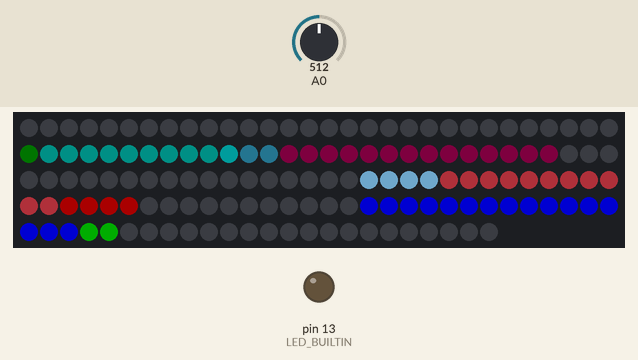
Simulated run of this sketch. Board: Arduino Uno, built with avr-gcc and run on an emulated ATmega328P. On the bench: 144 RGB LEDs in strip order, left to right, continuing on the next row, output pins drawn as LEDs (lit = HIGH). The inputs (shaded band) are chosen by the test bench; at power-on: A0 = 512. Dim RGB values are drawn brighter than linear; random numbers use the default seed unless the sketch sets one.

Above: at 0.52 s.
At 5.99 s:
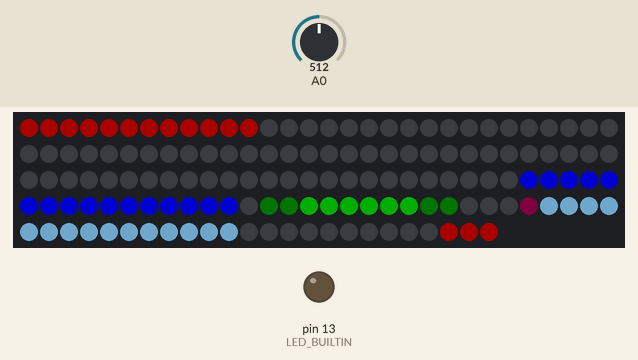
At 11.79 s:
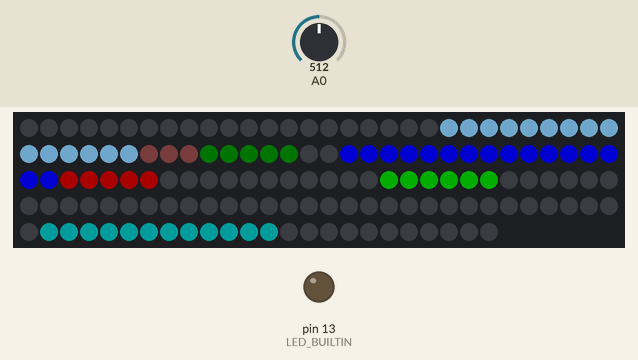
At 20.81 s:
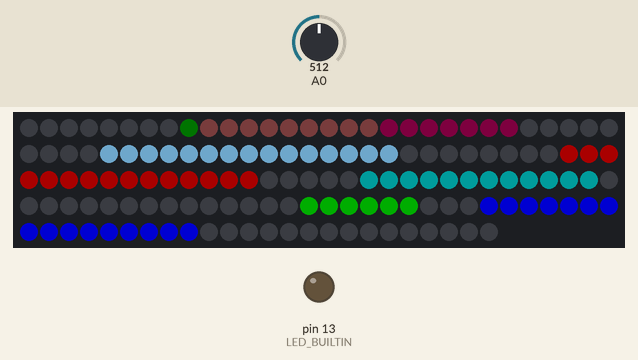
At 30.15 s:
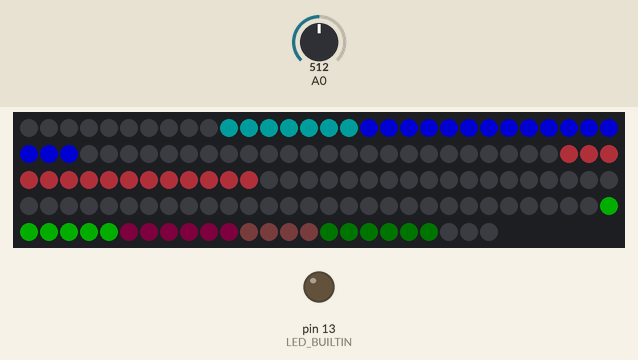
At 39.81 s:
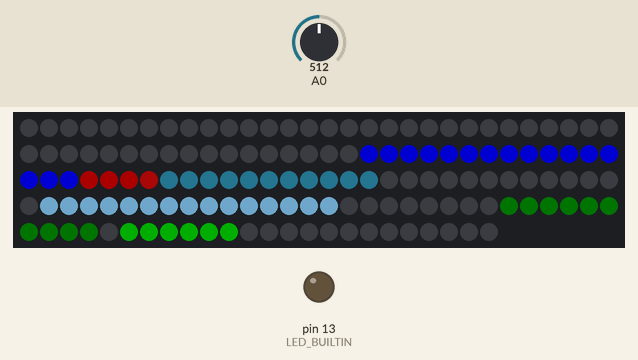

The sketch:

arduino-neopixel-color-bars.ino
```cpp
// (licence header left out)
#include <stdio.h>
#include <stdlib.h>

#ifdef __AVR__
#include <avr/power.h>  // Required for 16 MHz Adafruit Trinket
#endif

#include "HeadbandColors.h"

// Serial Debugging
// What to send back to help debug this program
#define DEBUG_SETUP 0x01         // .... ...1  setup()
#define DEBUG_NEWBAR 0x02        // .... ..1.  newBar()
#define DEBUG_GETCOLOR 0x04      // .... .1..  getUnrelatedColor()
#define DEBUG_COLORSMERGED 0x08  // .... 1...  loop() - colors merged
#define DEBUG_POSCHANGED 0x10    // ...1 ....  loop() - position changed
#define DEBUG_POINTDIST 0x20     // ..1. ....  pointDistance()
#define DEBUG_COLORDIST 0x40     // .1.. ....  colorDistance()
#define DEBUG_LOOPITERS 0x80     // 1... ....  loop()

// Serial debugging: default is all off
#define SERIAL_DEBUG 0

// Serial debugging: full chat
// Careful! This will likely pin your CPU & keep it from completing setup()
// Enable only what you need.
/*
#define SERIAL_DEBUG (DEBUG_SETUP | DEBUG_NEWBAR | DEBUG_GETCOLOR | \
                      DEBUG_COLORSMERGED | DEBUG_POSCHANGED | \
                      DEBUG_POINTDIST | DEBUG_COLORDIST)
*/

#define RESTART_AT_LOOPCOUNT 25000

#define DEBUG_MAX_LINE 400

// Number of NeoPixels attached to the ucontroller
#define NUM_PIXELS 144

// Arduino pin used to drive the NeoPixel array
#define PIN 6

// Minimum color byte value
#define MIN_LUMINOSITY 4

// Dim colors to this fraction
// eventually obtain this value from a rotary encoder or button
#define DIMMER 1.0

// New color bars must have color that is at least this fraction of Euclidean
// distance away from any other color currently in use
#define COLOR_DISTANCE_REQ 0.33333

// Maximum possible euclidean distance between brightest and darkest colors
#define MAX_COLOR_DISTANCE sqrt(pow(256, 2) * 3)

// minimum number of color bars per session
#define MIN_BARS 3

// maxium number of color bars per session
#define MAX_BARS 8

// minimum color bar length
#define MIN_BAR_LENGTH 4

// maximum color bar length
#define MAX_BAR_LENGTH 16

// minimum color bar speed per loop()
#define MIN_SPEED_PIXSEC 0.25

// maximum color bar speed per loop()
#define MAX_SPEED_PIXSEC 2.0

// minimum alpha / transparency for a color bar
#define MIN_TRANSPARENCY 0.1

// maximum alpha of a color bar
#define MAX_TRANSPARENCY 1.0

// minimum lifespan of a color bar as the number of trips around the strip
#define MIN_LOOPS_LIFESPAN 1

// maximum trips around the strip
#define MAX_LOOPS_LIFESPAN 5

// Data about each color bar, which are created in newBar()
struct ColorBar {
  uint32_t length;     // number of pixels in length
  uint32_t startPos;   // start position on the LED strip
  float curPos;        // current position on the strip
  PixelColor color;    // color of the bar
  float speed;         // velocity of the bar (currently unchanging)
  bool direction;      // direction, forwards or backwards
  float alpha;         // transparency
  float taperHead;     // number of pixels to fade the colorbar's head
  float taperTail;     // number of pixels to fade the tail
  uint32_t lifeSpan;   // how long this colorbar lives (unimplemented)
} colorBars[MAX_BARS];


// Difference between two colors
inline float pointDistance(
    PixelColor c1, PixelColor c2, PixelColor mask, int base) {
  int c1m = (c1 & mask) >> base;
  int c2m = (c2 & mask) >> base;
  int cdiff = c1m - c2m;

#if defined(SERIAL_DEBUG) && (SERIAL_DEBUG & DEBUG_POINTDIST)
  char buf[DEBUG_MAX_LINE];
  snprintf(buf, DEBUG_MAX_LINE, "c1m: %d, c2m: %d, cdiff: %d", c1m, c2m, cdiff);
  Serial.println(buf);
#endif

  return cdiff;
}

// Euclidean distance between two colors in RGB 3-space
int colorDistance(PixelColor c1, PixelColor c2) {
  float red =   pointDistance(c1, c2, 0x00FF0000, 16);
  float green = pointDistance(c1, c2, 0x0000FF00, 8);
  float blue =  pointDistance(c1, c2, 0x000000FF, 0);
  float result = sqrt(pow(red, 2.0) + pow(green, 2.0) + pow(blue, 2.0));

#if defined(SERIAL_DEBUG) && (SERIAL_DEBUG & DEBUG_COLORDIST)
  char buf[100], fred[40], fgreen[40], fblue[40], fresult[40];
  dtostrf(red, 10, 3, &fred[0]);
  dtostrf(green, 10, 3, &fgreen[0]);
  dtostrf(blue, 10, 3, &fblue[0]);
  dtostrf(result, 10, 3, &fresult[0]);
  snprintf(buf, DEBUG_MAX_LINE,
           "===== red: %s, green: %s, blue: %s, result: %s =====\n",
           fred, fgreen, fblue, fresult);
  Serial.println(buf);
#endif

  return result;
}

int barCount;
unsigned long loopIterCount;

PixelColor getUnrelatedColor(char forThisBar) {
  // Find a color in pixelColors table that is at least COLOR_DISTANCE_REQ
  //     away from any other color in use by a live colorbar
  int maxAttempts = 1 << 10, attempts = 0;
  PixelColor colorCandidate = 0, colorInUse = 0;
  int barNo = 0;

#if defined(SERIAL_DEBUG) && (SERIAL_DEBUG & DEBUG_GETCOLOR)
  char buf[DEBUG_MAX_LINE], pctMaxDist[15], colDistReq[15];
#endif

  randomSeed(analogRead(0));

  while (attempts++ < maxAttempts) {

    // Obtain a hopefully random value to seed the pseudo-RNG
    colorCandidate = pixelColors[random(pixelColorsCount)];
    int safeDistance = 0;
    for (barNo = 0; barNo < forThisBar; barNo++) {
      colorInUse = colorBars[barNo].color;
      int thisColDist = 0, farEnough = 0;

      if (colorInUse > 0) {
        thisColDist = colorDistance(colorCandidate, colorInUse);
        farEnough = thisColDist / MAX_COLOR_DISTANCE >= COLOR_DISTANCE_REQ;
      } else {
#if defined(SERIAL_DEBUG) && (SERIAL_DEBUG & DEBUG_GETCOLOR)
        Serial.println("ColorInUse == 0 ***********************************************");
#endif
        farEnough = 1;
      }
      if ( farEnough ) {
        ++safeDistance;
      }

#if defined(SERIAL_DEBUG) && (SERIAL_DEBUG & DEBUG_GETCOLOR)
        dtostrf(thisColDist / MAX_COLOR_DISTANCE, 12, 4, &pctMaxDist[0]);
        dtostrf(COLOR_DISTANCE_REQ, 12, 4, &colDistReq[0]);
        snprintf(buf, DEBUG_MAX_LINE,
          "attempts: %d, barNo: %d (barCount: %d, forThisBar: %d),"
          "colorCandidate: %lx, colorInUse: %lx,"
          "thisColDist: %d, farEnough: %d"
          ", thisColDist / MAX_COLOR_DISTANCE = %s >= COLOR_DISTANCE_REQ(%s)\n",
          attempts, barNo, barCount, forThisBar,
          colorCandidate, colorInUse,
          thisColDist, farEnough,
          pctMaxDist, colDistReq);
        Serial.print(buf);
#endif

      if ( !farEnough ) {
#if (SERIAL_DEBUG) && (SERIAL_DEBUG & DEBUG_GETCOLOR)
        Serial.println("!farEnough BREAK %%%%%%%%%%%%%%%%%%%%%%%%%%%%%%%%%%%%%%%%%%%%%%%%%%%%");
#endif
        break;
      }
    }

#if defined(SERIAL_DEBUG) && (SERIAL_DEBUG & DEBUG_GETCOLOR)
    snprintf(buf, DEBUG_MAX_LINE, "safeDistance[%d] >= forThisBar[%d] = %d", safeDistance, forThisBar, safeDistance >= forThisBar);
    Serial.println(buf);
#endif

    if ((safeDistance >= forThisBar) || (forThisBar == 0)) {
      break;
    }
  }
  return colorCandidate;
}

void newBar(ColorBar *b, int barNo) {
  b->length = MIN_BAR_LENGTH + random(MAX_BAR_LENGTH - MIN_BAR_LENGTH);
  b->startPos = random(NUM_PIXELS);
  b->curPos = b->startPos;
  b->color = 0;
  b->speed = MIN_SPEED_PIXSEC + (random(256) / 256.0) *
            (MAX_SPEED_PIXSEC - MIN_SPEED_PIXSEC);
  b->direction = random(2) >= 1 ? true : false;
  b->alpha = random(256) / 256.0;
  b->taperHead = 0.0;
  b->taperTail = 0.0;
  b->lifeSpan = MIN_LOOPS_LIFESPAN +
               random(MAX_LOOPS_LIFESPAN - MIN_LOOPS_LIFESPAN);

#if defined(SERIAL_DEBUG) && (SERIAL_DEBUG & DEBUG_NEWBAR)
  char buf[DEBUG_MAX_LINE];
  char fcur[20], fspeed[20];
  dtostrf(b->curPos, 12, 4, fcur);
  dtostrf(b->speed, 12, 4, fspeed);
  snprintf(buf, DEBUG_MAX_LINE,
    "Bar#%d: length=%lu, start=%lu, cur=%s, "
    "color=%8lx, speed=%s, dir=%d, life=%lu\n",
    barNo,
    b->length,
    b->startPos,
    fcur,
    b->color,
    fspeed,
    b->direction,
    b->lifeSpan);
  Serial.print(buf);
#endif

}


void setup() {
  loopIterCount = 0;
  pinMode(LED_BUILTIN, OUTPUT);
  randomSeed(analogRead(0));

  barCount = MIN_BARS + random(MAX_BARS - MIN_BARS);
  // delay(1000);
  Serial.begin(115200);

#if defined(__AVR_ATtiny85__) && (F_CPU == 16000000)
  // Adafruit Trinket 5V 16 MHz.
  clock_prescale_set(clock_div_1);
#endif

#if defined(SERIAL_DEBUG) && (SERIAL_DEBUG & DEBUG_SETUP)
  char buf[DEBUG_MAX_LINE];
  snprintf(buf, DEBUG_MAX_LINE,
    "%d\t%d\t%d\t%d\t%d\t%d\t%d\t%d\n",
    barCount,
    SERIAL_DEBUG & DEBUG_SETUP,
    SERIAL_DEBUG & DEBUG_NEWBAR,
    SERIAL_DEBUG & DEBUG_GETCOLOR,
    SERIAL_DEBUG & DEBUG_COLORSMERGED,
    SERIAL_DEBUG & DEBUG_POSCHANGED,
    SERIAL_DEBUG & DEBUG_POINTDIST,
    SERIAL_DEBUG & DEBUG_COLORDIST);

  snprintf(buf, DEBUG_MAX_LINE,
    "%dX\t%d\t%d\t%d\t%d\t%d\t%d\t%d\n",
    SERIAL_DEBUG,
    DEBUG_SETUP,
    DEBUG_NEWBAR,
    DEBUG_GETCOLOR,
    DEBUG_COLORSMERGED,
    DEBUG_POSCHANGED,
    DEBUG_POINTDIST,
    DEBUG_COLORDIST);
  Serial.print(buf);
#endif

  for (int barNo = 0; barNo < barCount; barNo++) {
    newBar(&colorBars[barNo], barNo);
  }

  for (int barNo = 0; barNo < barCount; barNo++) {
    colorBars[barNo].color = getUnrelatedColor(barNo);
  }

  // init LED strip object
  pixels.begin();
}


void loop() {
#if defined(SERIAL_DEBUG) && (SERIAL_DEBUG > 0)
      char buf[DEBUG_MAX_LINE];
#endif

  pixels.clear();

  for (int barNo = 0; barNo < barCount; barNo++) {
    ColorBar* bar = &colorBars[barNo];
    for (uint32_t barPix = bar->curPos;
         barPix < bar->curPos + bar->length;
         barPix++) {
      uint32_t curPixColor = pixels.getPixelColor(barPix % NUM_PIXELS);
      unsigned char red, green, blue;
      uint32_t newColor;
      pixels.setPixelColor(
        barPix % NUM_PIXELS,
        newColor = pixels.Color(
          red =   ((((bar->color & (uint32_t)0x00FF0000) >> 16) * bar->alpha) +
                  (((curPixColor & (uint32_t)0x00FF0000) >> 16) *
                    (1.0 - bar->alpha))) / 2 * DIMMER,
          green = ((((bar->color & (uint32_t)0x0000FF00) >>  8) * bar->alpha) +
                  (((curPixColor & (uint32_t)0x0000FF00) >>  8) *
                    (1.0 - bar->alpha))) / 2 * DIMMER,
          blue =  (((bar->color & (uint32_t)0x000000FF) * bar->alpha) +
                  (curPixColor & (uint32_t)0x000000FF) *
                    (1.0 - bar->alpha))  / 2 * DIMMER));


#if defined(SERIAL_DEBUG) && (SERIAL_DEBUG & DEBUG_COLORSMERGED)
      snprintf(buf, DEBUG_MAX_LINE,
        "bar#%d \tpix#%lu \tpix#%lu \tred:%X "
        "\tgreen:%X \tblue:%X \tcolor:%lX\n",
        barNo,
        barPix,
        (uint32_t)(barPix % NUM_PIXELS),
        red,
        green,
        blue,
        newColor);
      Serial.print(buf);
#endif
    }

#if defined(SERIAL_DEBUG) && (SERIAL_DEBUG & DEBUG_POSCHANGED)
    Serial.print(barNo);
    Serial.print("\t");
    Serial.print(bar->curPos);
    Serial.print("\t");
#endif

    bar->curPos = bar->curPos + bar->speed * (bar->direction ? 1 : -1);
    if (bar->curPos > NUM_PIXELS) {
      bar->curPos = 0;
    }
    if (bar->curPos < 0) {
      bar->curPos = NUM_PIXELS;
    }

#if defined(SERIAL_DEBUG) && (SERIAL_DEBUG & DEBUG_POSCHANGED)
    Serial.print("curPos: ");
    Serial.print(bar->curPos);
    Serial.print("\n");
#endif
  }

  // Send the updated pixel colors to the hardware.
  pixels.show();
  ++loopIterCount;
#if defined(SERIAL_DEBUG) && (SERIAL_DEBUG & DEBUG_LOOPITERS)
  if ( (loopIterCount % min(RESTART_AT_LOOPCOUNT, 1000)) == 0 ) {
    snprintf(buf, DEBUG_MAX_LINE, "loopIterCount: %lu", loopIterCount);
    Serial.println(buf);
  }
  if ( loopIterCount >= RESTART_AT_LOOPCOUNT) {
    setup();
  }
#endif

}
```

Source omitted: HeadbandColors.h (8100 bytes)
